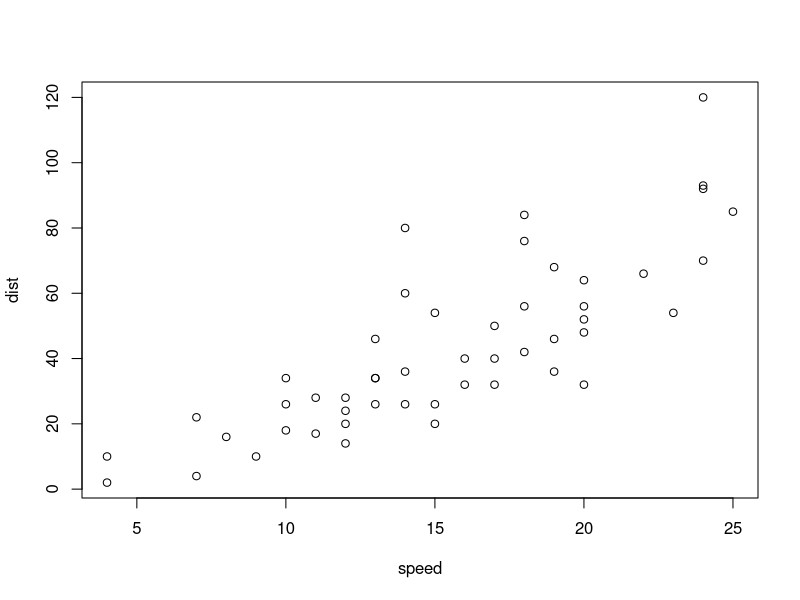
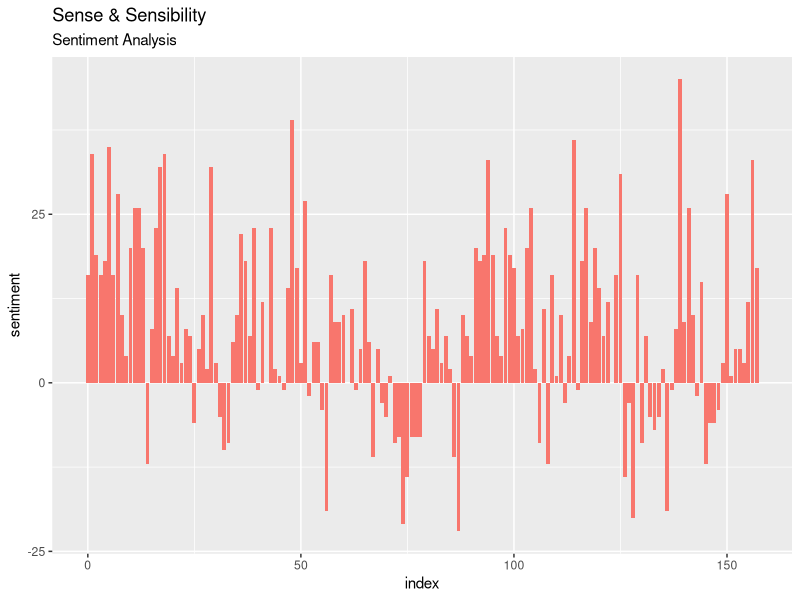
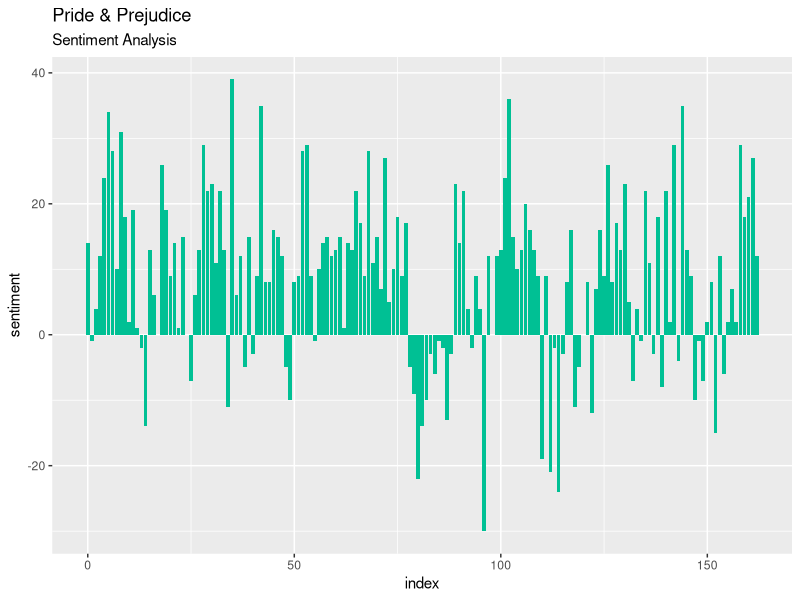

The R source for these figures, in order:
## ---- chunk 1
plot(cars)
## ---- chunk 2
# install.packages("tidyverse")
## ---- chunk 3
# install.packages("rmarkdown")
# install.packages("knitr")
# install.packages("tidytext")
## ---- chunk 4
library(dplyr)    # clean data
library(ggplot2)  # plotting data
library(stringr)  # work with strings
library(tidyr)    # clean data
## ---- chunk 5
library(tidytext)
library(janeaustenr)
## ---- chunk 6
austen_books()
## ---- chunk 7
austen_books() %>%
  filter(book == "Sense & Sensibility") -> senseFull
## ---- chunk 8
austen_books() %>%
  filter(book == "Pride & Prejudice") -> prideFull
## ---- chunk 9
senseFull %>%
  mutate(linenumber = row_number()) %>%
  mutate(chapter = cumsum(str_detect(text, regex("^chapter [\\divxlc]", ignore_case = TRUE)))) %>%
  ungroup() %>%
  unnest_tokens(word, text) -> senseTidy
## ---- chunk 10
prideFull %>%
  mutate(linenumber = row_number()) %>%
  mutate(chapter = cumsum(str_detect(text, regex("^chapter [\\divxlc]", ignore_case = TRUE)))) %>%
  ungroup() %>%
  unnest_tokens(word, text) -> prideTidy
## ---- chunk 11
senseTidy
## ---- chunk 12
get_sentiments("bing")
## ---- chunk 13
senseTidy %>%
  inner_join(get_sentiments("bing")) %>%
  count(book, index = linenumber %/% 80, sentiment) %>%
  spread(sentiment, n, fill = 0) %>%
  mutate(sentiment = positive - negative) -> senseSentiment
## ---- chunk 14
senseSentiment
## ---- chunk 15
prideTidy %>%
  inner_join(get_sentiments("bing")) %>%
  count(book, index = linenumber %/% 80, sentiment) %>%
  spread(sentiment, n, fill = 0) %>%
  mutate(sentiment = positive - negative) -> prideSentiment
## ---- chunk 16
ggplot(senseSentiment, aes(x = index, y = sentiment)) +
  geom_col(fill = "#F8766D") +
  labs(
    title = "Sense & Sensibility",
    subtitle = "Sentiment Analysis")
## ---- chunk 17
ggplot(prideSentiment, aes(x = index, y = sentiment)) +
  geom_col(fill = "#00C094") +
  labs(
    title = "Pride & Prejudice",
    subtitle = "Sentiment Analysis")
